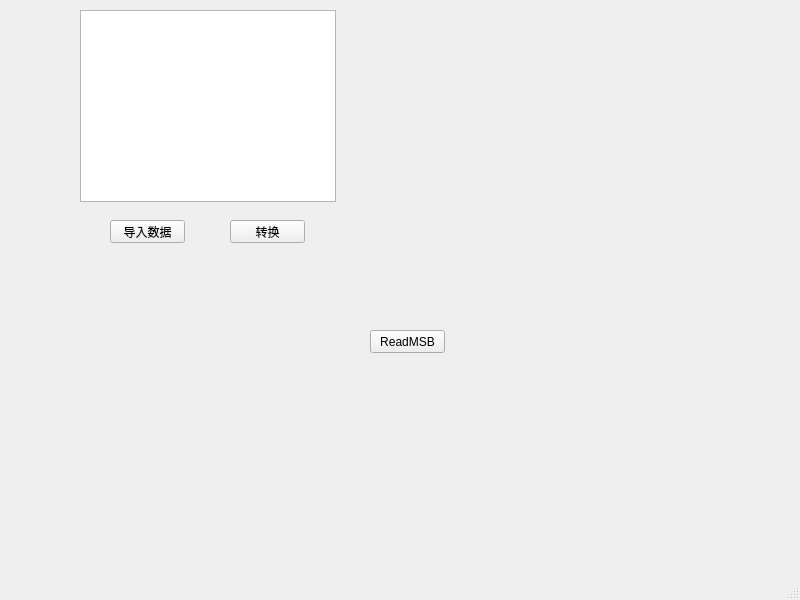
<?xml version="1.0" encoding="UTF-8"?>
<ui version="4.0">
 <class>MainWindow</class>
 <widget class="QMainWindow" name="MainWindow">
  <property name="geometry">
   <rect>
    <x>0</x>
    <y>0</y>
    <width>800</width>
    <height>600</height>
   </rect>
  </property>
  <property name="windowTitle">
   <string>MainWindow</string>
  </property>
  <widget class="QWidget" name="centralwidget">
   <widget class="QPushButton" name="UI_PB_Convert">
    <property name="geometry">
     <rect>
      <x>230</x>
      <y>220</y>
      <width>75</width>
      <height>23</height>
     </rect>
    </property>
    <property name="text">
     <string>转换</string>
    </property>
   </widget>
   <widget class="QPushButton" name="UI_PB_LOAD">
    <property name="geometry">
     <rect>
      <x>110</x>
      <y>220</y>
      <width>75</width>
      <height>23</height>
     </rect>
    </property>
    <property name="text">
     <string>导入数据</string>
    </property>
   </widget>
   <widget class="QTextBrowser" name="textBrowser">
    <property name="geometry">
     <rect>
      <x>80</x>
      <y>10</y>
      <width>256</width>
      <height>192</height>
     </rect>
    </property>
   </widget>
   <widget class="QPushButton" name="UI_PB_ReadMSB">
    <property name="geometry">
     <rect>
      <x>370</x>
      <y>330</y>
      <width>75</width>
      <height>23</height>
     </rect>
    </property>
    <property name="text">
     <string>ReadMSB</string>
    </property>
   </widget>
  </widget>
  <widget class="QMenuBar" name="menubar">
   <property name="geometry">
    <rect>
     <x>0</x>
     <y>0</y>
     <width>800</width>
     <height>23</height>
    </rect>
   </property>
  </widget>
  <widget class="QStatusBar" name="statusbar"/>
 </widget>
 <resources/>
 <connections/>
</ui>
